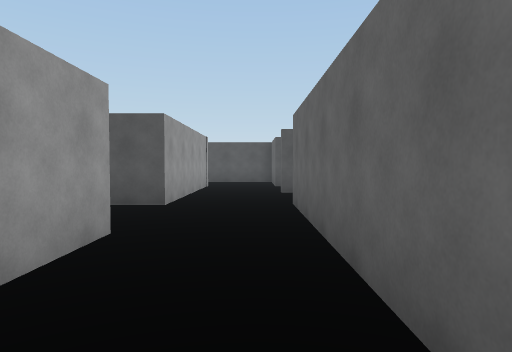
View 1 (above)

24 first-person views from a walk through a 3-D level made in the Unity game engine. The camera is 1.4 m above the floor, tilts 2° down and sees 75° across. The floor is counted in squares, 2 m on a side. Each view is taken from the middle of a square. On the plan, view 1 faces up. The plan holds only what a view shows up to about 10 squares ahead; the rest is blank. The player is left out.

View 2
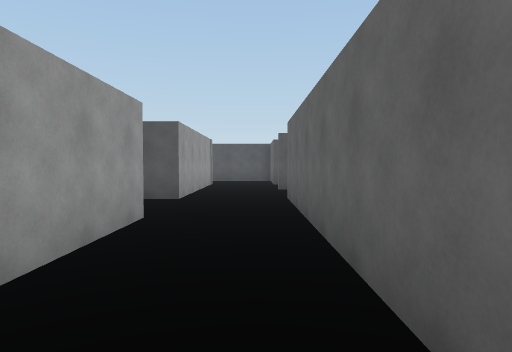

View 3
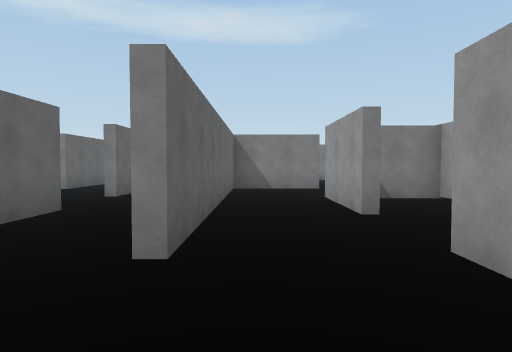

View 4
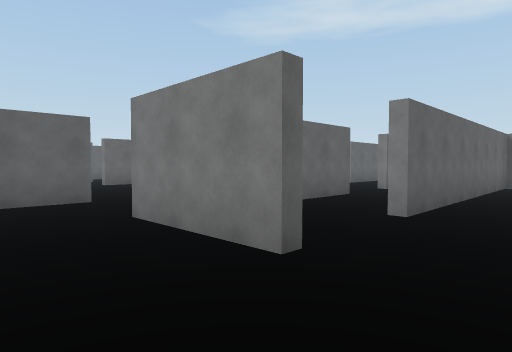

View 5
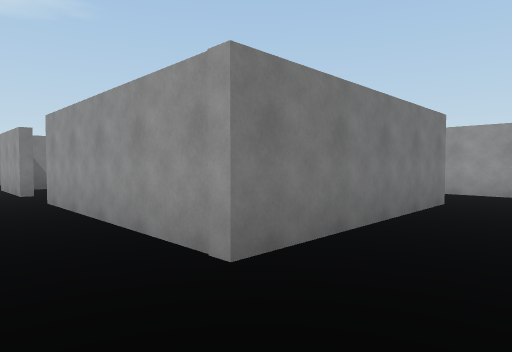

View 6
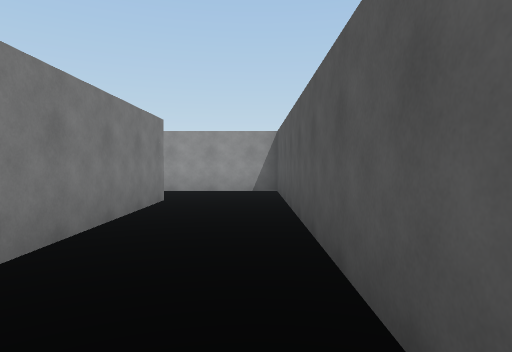

View 7
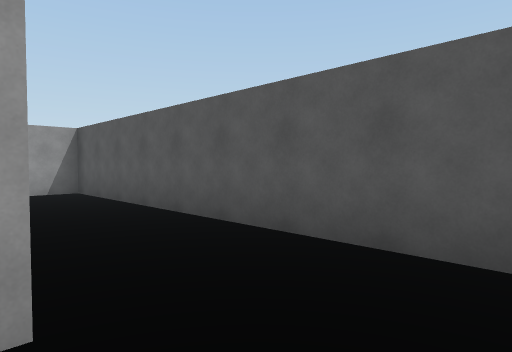

View 8
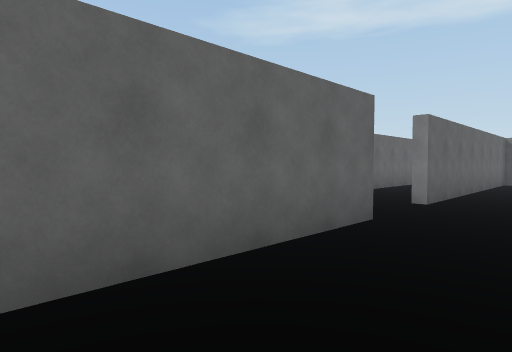

View 9
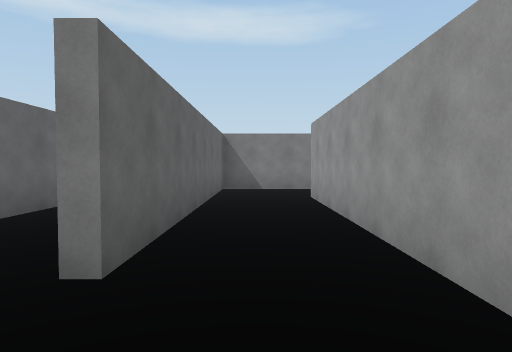

View 10
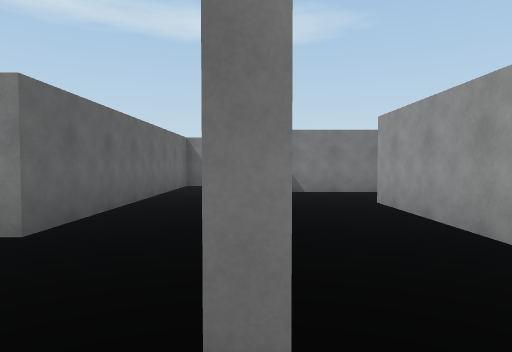

View 11
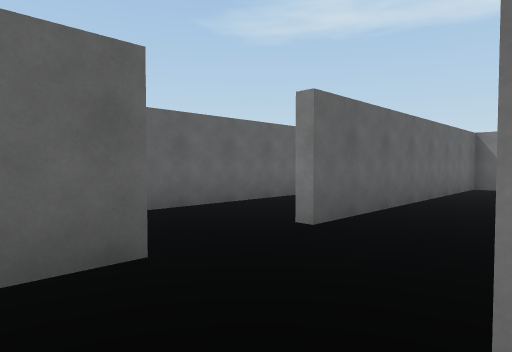

View 12
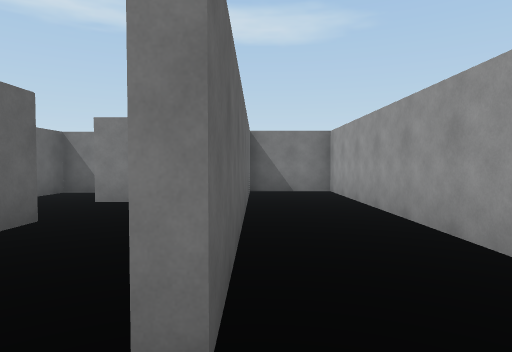

View 13
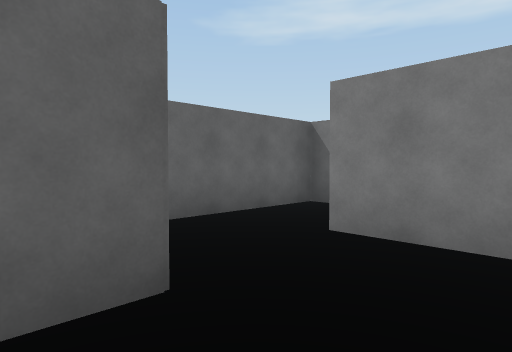

View 14
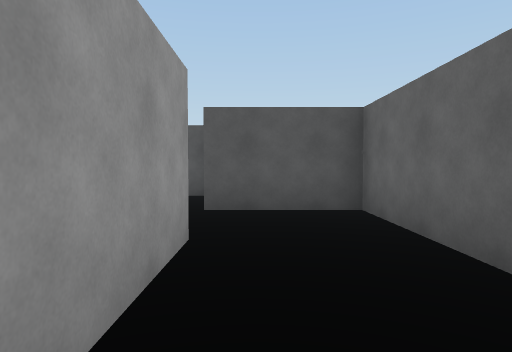

View 15
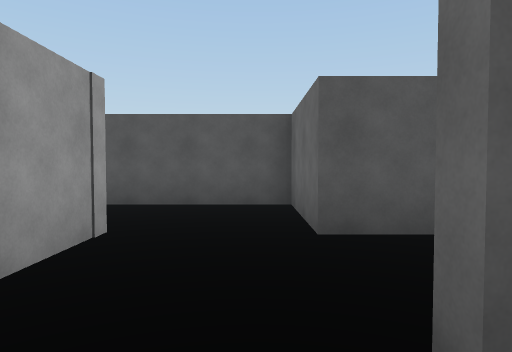

View 16
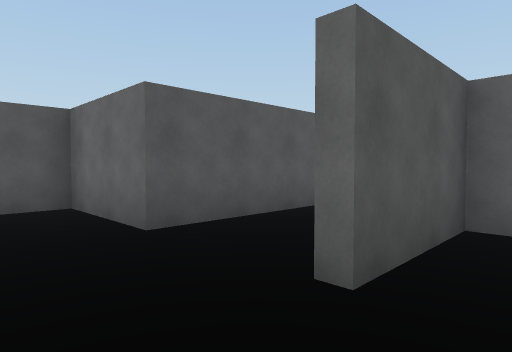

View 17
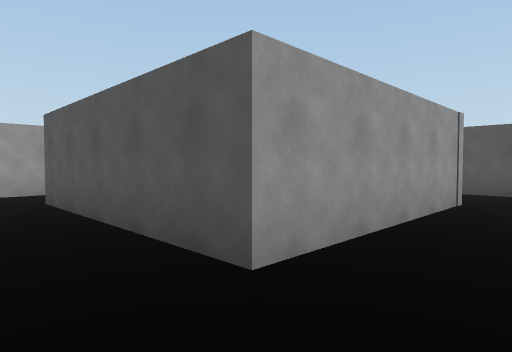

View 18
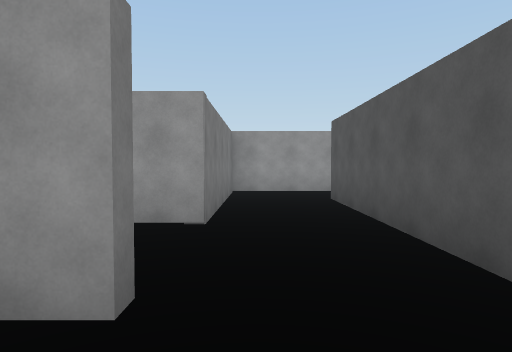

View 19
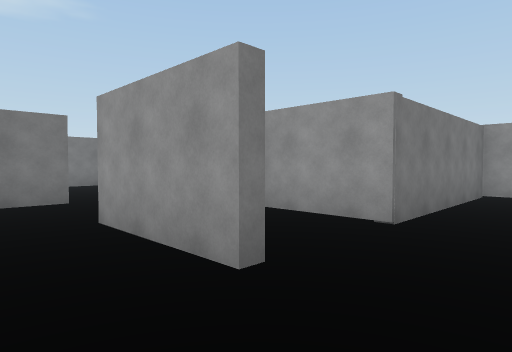

View 20
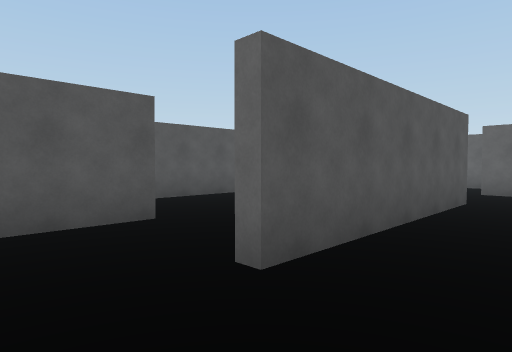

View 21
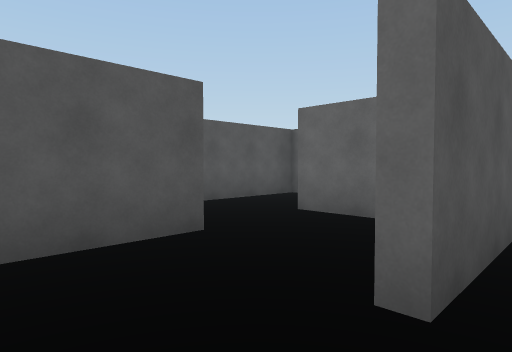

View 22
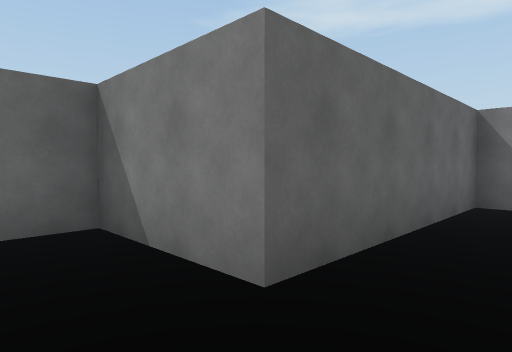

View 23
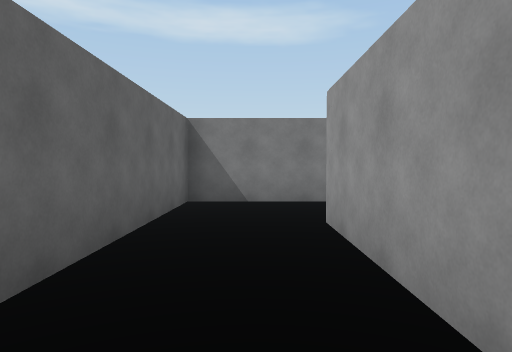

View 24
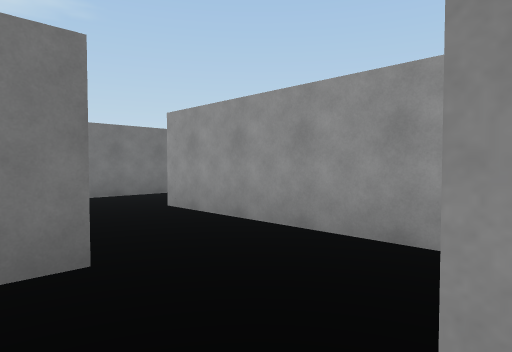

### Floor plan
Key: @ floor where view 1 was taken; # wall or solid block; . floor.
Columns run from 9 left of view 1 to 10 right of it. Each row starts with its distance up from view 1.
 13 ###########
 12 #.........#
 11 #.........#
 10 #..#####..#####
  9    #...#......#
  8  ###.# #..###.#.
  7  ....# #....# ..
  6 #....# #....#
  5 #..#####..#.#
  4 #.........#.#
  3 ######.#..#.###
  2      #.#..#...#
  1      ###..#.#.####
  0      #...@#.#....#
 -1      #....#.#....#
 -2      #.####.#.#..#
 -3      #.#  #.#.#..#
 -4      #.#  ..#.#..#
 -5     ...#  ..#.#....#
 -6     #########.###..#
 -7             #.#  ..#
 -8             #.#   ##
 -9             ###

Positions as (right, up) in squares from view 1, and headings:
1: (0, 0), facing up
2: (0, -1), facing up
3: (0, 8), facing down
4: (-1, 10), facing down-right
5: (0, 12), facing down-left
6: (0, 12), facing left
7: (0, 10), facing up-left
8: (1, 7), facing down-right
9: (2, 3), facing down
10: (3, 2), facing down
11: (3, 2), facing down-right
12: (5, 0), facing down
13: (6, -3), facing down-right
14: (6, -4), facing up
15: (0, 7), facing up
16: (-1, 7), facing up-right
17: (0, 4), facing up-left
18: (0, 4), facing left
19: (0, 5), facing down-left
20: (-8, 4), facing up-right
21: (-8, 5), facing up-right
22: (-3, 0), facing down-right
23: (-3, 0), facing down
24: (-1, 1), facing down-left
